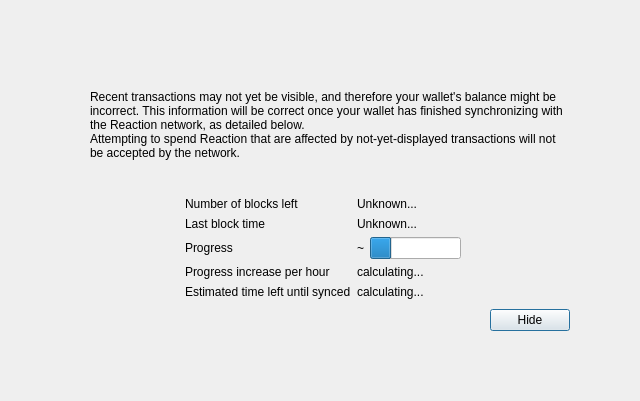
<?xml version="1.0" encoding="UTF-8"?>
<ui version="4.0">
 <class>ModalOverlay</class>
 <widget class="ModalOverlay" name="ModalOverlay">
  <property name="geometry">
   <rect>
    <x>0</x>
    <y>0</y>
    <width>640</width>
    <height>401</height>
   </rect>
  </property>
  <property name="windowTitle">
   <string>Form</string>
  </property>
  <layout class="QVBoxLayout" name="verticalLayout" stretch="0">
   <property name="sizeConstraint">
    <enum>QLayout::SetDefaultConstraint</enum>
   </property>
   <property name="leftMargin">
    <number>0</number>
   </property>
   <property name="topMargin">
    <number>0</number>
   </property>
   <property name="rightMargin">
    <number>0</number>
   </property>
   <property name="bottomMargin">
    <number>0</number>
   </property>
   <item>
    <widget class="QWidget" name="bgWidget" native="true">
     <property name="styleSheet">
      <string notr="true"/>
     </property>
     <layout class="QVBoxLayout" name="verticalLayoutMain" stretch="0">
      <property name="leftMargin">
       <number>60</number>
      </property>
      <property name="topMargin">
       <number>60</number>
      </property>
      <property name="rightMargin">
       <number>60</number>
      </property>
      <property name="bottomMargin">
       <number>60</number>
      </property>
      <item>
       <widget class="QWidget" name="contentWidget" native="true">
        <property name="styleSheet">
         <string notr="true"/>
        </property>
        <layout class="QVBoxLayout" name="verticalLayoutSub" stretch="1,0,0,0,0">
         <property name="spacing">
          <number>0</number>
         </property>
         <property name="leftMargin">
          <number>10</number>
         </property>
         <property name="topMargin">
          <number>10</number>
         </property>
         <property name="rightMargin">
          <number>10</number>
         </property>
         <property name="bottomMargin">
          <number>10</number>
         </property>
         <item>
          <layout class="QHBoxLayout" name="horizontalLayoutIconText" stretch="0,1">
           <property name="topMargin">
            <number>20</number>
           </property>
           <item>
            <layout class="QVBoxLayout" name="verticalLayoutIcon">
             <property name="leftMargin">
              <number>0</number>
             </property>
             <item>
              <widget class="QLabel" name="warningIcon">
               <property name="text">
                <string/>
               </property>
              </widget>
             </item>
             <item>
              <spacer name="verticalSpacerWarningIcon">
               <property name="orientation">
                <enum>Qt::Vertical</enum>
               </property>
               <property name="sizeHint" stdset="0">
                <size>
                 <width>20</width>
                 <height>40</height>
                </size>
               </property>
              </spacer>
             </item>
            </layout>
           </item>
           <item>
            <layout class="QVBoxLayout" name="verticalLayoutInfoText">
             <property name="leftMargin">
              <number>0</number>
             </property>
             <property name="topMargin">
              <number>0</number>
             </property>
             <item>
              <widget class="QLabel" name="infoText">
               <property name="text">
                <string>Recent transactions may not yet be visible, and therefore your wallet's balance might be incorrect. This information will be correct once your wallet has finished synchronizing with the Reaction network, as detailed below.</string>
               </property>
               <property name="textFormat">
                <enum>Qt::RichText</enum>
               </property>
               <property name="wordWrap">
                <bool>true</bool>
               </property>
              </widget>
             </item>
             <item>
              <widget class="QLabel" name="infoTextStrong">
               <property name="text">
                <string>Attempting to spend Reaction that are affected by not-yet-displayed transactions will not be accepted by the network.</string>
               </property>
               <property name="textFormat">
                <enum>Qt::RichText</enum>
               </property>
               <property name="wordWrap">
                <bool>true</bool>
               </property>
              </widget>
             </item>
             <item>
              <spacer name="verticalSpacerInTextSpace">
               <property name="orientation">
                <enum>Qt::Vertical</enum>
               </property>
               <property name="sizeHint" stdset="0">
                <size>
                 <width>20</width>
                 <height>40</height>
                </size>
               </property>
              </spacer>
             </item>
            </layout>
           </item>
          </layout>
         </item>
         <item>
          <spacer name="verticalSpacerAfterText">
           <property name="orientation">
            <enum>Qt::Vertical</enum>
           </property>
           <property name="sizeHint" stdset="0">
            <size>
             <width>20</width>
             <height>40</height>
            </size>
           </property>
          </spacer>
         </item>
         <item>
          <layout class="QFormLayout" name="formLayout">
           <property name="fieldGrowthPolicy">
            <enum>QFormLayout::FieldsStayAtSizeHint</enum>
           </property>
           <property name="formAlignment">
            <set>Qt::AlignHCenter|Qt::AlignTop</set>
           </property>
           <property name="horizontalSpacing">
            <number>6</number>
           </property>
           <property name="verticalSpacing">
            <number>6</number>
           </property>
           <property name="topMargin">
            <number>10</number>
           </property>
           <item row="0" column="0">
            <widget class="QLabel" name="labelNumberOfBlocksLeft">
             <property name="text">
              <string>Number of blocks left</string>
             </property>
            </widget>
           </item>
           <item row="0" column="1">
            <widget class="QLabel" name="numberOfBlocksLeft">
             <property name="text">
              <string>Unknown...</string>
             </property>
            </widget>
           </item>
           <item row="1" column="0">
            <widget class="QLabel" name="labelLastBlockTime">
             <property name="text">
              <string>Last block time</string>
             </property>
            </widget>
           </item>
           <item row="1" column="1">
            <widget class="QLabel" name="newestBlockDate">
             <property name="sizePolicy">
              <sizepolicy hsizetype="Maximum" vsizetype="Preferred">
               <horstretch>0</horstretch>
               <verstretch>0</verstretch>
              </sizepolicy>
             </property>
             <property name="text">
              <string>Unknown...</string>
             </property>
            </widget>
           </item>
           <item row="2" column="0">
            <widget class="QLabel" name="labelSyncDone">
             <property name="text">
              <string>Progress</string>
             </property>
            </widget>
           </item>
           <item row="2" column="1">
            <layout class="QHBoxLayout" name="horizontalLayoutSync" stretch="0,1">
             <item>
              <widget class="QLabel" name="percentageProgress">
               <property name="text">
                <string notr="true">~</string>
               </property>
              </widget>
             </item>
             <item>
              <widget class="QProgressBar" name="progressBar">
               <property name="value">
                <number>24</number>
               </property>
               <property name="format">
                <string/>
               </property>
              </widget>
             </item>
            </layout>
           </item>
           <item row="4" column="0">
            <widget class="QLabel" name="labelProgressIncrease">
             <property name="text">
              <string>Progress increase per hour</string>
             </property>
            </widget>
           </item>
           <item row="4" column="1">
            <widget class="QLabel" name="progressIncreasePerH">
             <property name="text">
              <string>calculating...</string>
             </property>
            </widget>
           </item>
           <item row="5" column="0">
            <widget class="QLabel" name="labelEstimatedTimeLeft">
             <property name="text">
              <string>Estimated time left until synced</string>
             </property>
            </widget>
           </item>
           <item row="5" column="1">
            <widget class="QLabel" name="expectedTimeLeft">
             <property name="text">
              <string>calculating...</string>
             </property>
            </widget>
           </item>
          </layout>
         </item>
         <item>
          <layout class="QHBoxLayout" name="horizontalLayoutButtons">
           <property name="leftMargin">
            <number>10</number>
           </property>
           <property name="topMargin">
            <number>10</number>
           </property>
           <item>
            <spacer name="horizontalSpacer">
             <property name="orientation">
              <enum>Qt::Horizontal</enum>
             </property>
             <property name="sizeHint" stdset="0">
              <size>
               <width>40</width>
               <height>20</height>
              </size>
             </property>
            </spacer>
           </item>
           <item>
            <widget class="QPushButton" name="closeButton">
             <property name="text">
              <string>Hide</string>
             </property>
             <property name="focusPolicy">
              <enum>Qt::StrongFocus</enum>
             </property>
             <property name="default">
              <bool>true</bool>
             </property>
            </widget>
           </item>
          </layout>
         </item>
         <item>
          <layout class="QVBoxLayout" name="verticalLayout_2">
           <item>
            <spacer name="verticalSpacer">
             <property name="orientation">
              <enum>Qt::Vertical</enum>
             </property>
             <property name="sizeHint" stdset="0">
              <size>
               <width>20</width>
               <height>40</height>
              </size>
             </property>
            </spacer>
           </item>
          </layout>
         </item>
        </layout>
       </widget>
      </item>
     </layout>
    </widget>
   </item>
  </layout>
 </widget>
 <customwidgets>
  <customwidget>
   <class>ModalOverlay</class>
   <extends>QWidget</extends>
   <header>qt/modaloverlay.h</header>
   <container>1</container>
  </customwidget>
 </customwidgets>
 <resources/>
 <connections/>
</ui>
